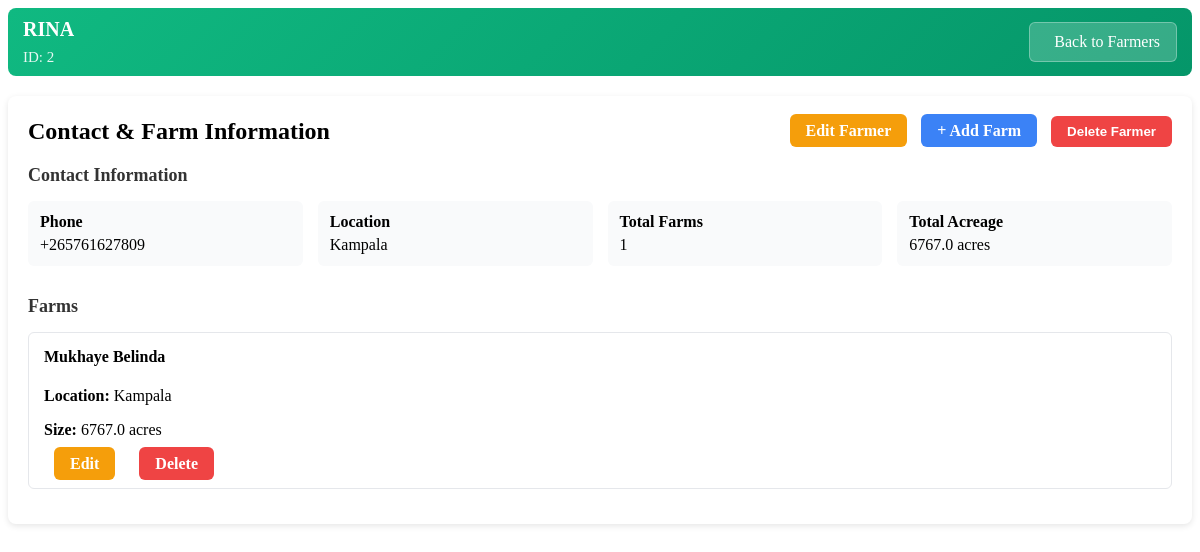
The page /farmer/2/ on the database its author committed.
### farmcore/models.py (models this page shows, shortened)
class Farmer(models.Model):
    name = models.CharField(max_length=255,blank=False, null=False, default="")
    phone = models.CharField(max_length=15, unique=True, blank=False, null=False)
    def total_farms(self):
        return self.farms.count()
    def total_acreage(self):
        return sum(farm.size_in_acres for farm in self.farms.all())

class Farm(models.Model):
    farmer = models.ForeignKey( Farmer, on_delete=models.CASCADE, related_name='farms')
    name = models.CharField( max_length=255, blank=False, null=False)
    size_in_acres = models.FloatField(max_length=100, blank=False, null=False)
    location = models.CharField( max_length=255,
        blank=False, null=False )

### farmcore/views.py (the view)
# urls.py: path("farmer/<int:pk>/", views.farmer_details, name="farmer_details"),
def farmer_details(request, pk):
    farmer = get_object_or_404(Farmer, id=pk)
    farms = farmer.farms.all()
    context = {
        'farmer': farmer,
        'farms': farms,
    }
    return render(request, 'view.html', context)

### farmcore/templates/view.html (shortened to what this page needs)
{% load static %}
{% block content %}
<div class="page-header">
    <div class="page-header-content">
        <h1>{{ farmer.name }}</h1>
        <p>ID: {{ farmer.id }}</p>
    </div>
    <a href="{% url 'farmer' %}" class="back-button">
     Back to Farmers
</a>
</div>
<div class="card">
    <div class="card-header">
        <div>
            <h2 class="card-title">Contact & Farm Information</h2>
        </div>
        <div class="button-group">
            <a href="{% url 'edit_farmer' farmer.id %}" class="btn btn-warning">Edit Farmer</a>
            <a href="{% url 'add_farm' farmer.id %}" class="btn btn-primary">+ Add Farm</a>
            <form method="POST" action="{% url 'delete_farmer' farmer.id %}" style="display: inline; margin: 0;"
                  onsubmit="return confirm('Are you sure you want to delete this farmer and all their farms?');">
                <button type="submit" class="btn btn-danger">Delete Farmer</button>
            </form>
        </div>
    </div>
    <h3 style="margin-bottom: 15px; font-size: 18px; color: #333;">Contact Information</h3>
    <div class="info-grid">
        <div class="info-item">
            <div class="info-label">Phone</div>
            <div class="info-value">{{ farmer.phone }}</div>
        </div>
        <div class="info-item">
            <div class="info-label">Location</div>
            <div class="info-value">{% if farmer.farms.first %}{{ farmer.farms.first.location }}{% else %}No location{% endif %}</div>
        </div>
        <div class="info-item">
            <div class="info-label">Total Farms</div>
            <div class="info-value">{{ farmer.total_farms }}</div>
        </div>
        <div class="info-item">
            <div class="info-label">Total Acreage</div>
            <div class="info-value">{{ farmer.total_acreage }} acres</div>
        </div>
    </div>
    <h3 style="margin: 30px 0 15px 0; font-size: 18px; color: #333;">Farms</h3>
    {% if farms %}
        {% for farm in farms %}
        <div class="farm-card">
            <h4>{{ farm.name }}</h4>
            <p><strong>Location:</strong> {{ farm.location }}</p>
            <p><strong>Size:</strong> {{ farm.size_in_acres }} acres</p>
            <div class="button-group">
                <a href="{% url 'edit_farm' farm.id %}" class="btn btn-warning">Edit</a>
                <a href="{% url 'delete_farm' farm.id %}" class="btn btn-danger">Delete</a>
            </div>
        </div>
        {% endfor %}
    {% else %}
        <div class="empty-state">
            <div class="empty-state-icon">🏡</div>
            <p>No farms registered yet for this farmer.</p>
            <a href="{% url 'add_farm' farmer.id %}" class="btn btn-primary">+ Add First Farm</a>
        </div>
    {% endif %}
</div>
{% endblock %}

### farmcore/templates/view.html (style rules this page uses)
.page-header { display: flex; justify-content: space-between; align-items: center; margin-bottom: 20px; padding: 10px 15px; background: linear-gradient(135deg, #10b981 0%, #059669 100%); border-radius: 8px; color: white; }
.page-header-content h1 { font-size: 20px; font-weight: 700; margin: 0 0 8px 0; }
.page-header-content p { margin: 0; opacity: 0.9; font-size: 15px; }
.back-button { display: inline-flex; align-items: center; gap: 8px; background: rgba(255, 255, 255, 0.2); color: white; padding: 10px 16px; border-radius: 6px; text-decoration: none; font-weight: 500; transition: all 0.3s; border: 1px solid rgba(255, 255, 255, 0.3); }
.card { background-color: white; border-radius: 8px; padding: 20px; margin-top: 20px; box-shadow: 0 2px 6px rgba(0,0,0,0.1); max-width: 1200px; margin-left: auto; margin-right: auto; }
.card-header { display: flex; justify-content: space-between; align-items: center; margin-bottom: 15px; }
.card-title { font-size: 24px; font-weight: 700; margin: 0; }
.button-group a, .button-group button { margin-left: 10px; padding: 8px 16px; border-radius: 6px; text-decoration: none; font-weight: 600; cursor: pointer; border: none; color: white; }
.btn-warning { background-color: #f59e0b; }
.btn-primary { background-color: #3b82f6; }
.btn-danger { background-color: #ef4444; }
.info-grid { display: grid; grid-template-columns: repeat(auto-fit, minmax(180px, 1fr)); gap: 15px; margin-bottom: 20px; }
.info-item { background: #f9fafb; padding: 12px; border-radius: 6px; }
.info-label { font-weight: 600; margin-bottom: 5px; }
.farm-card { border: 1px solid #e5e7eb; border-radius: 6px; padding: 15px; margin-bottom: 15px; background: #fff; }
.farm-card h4 { margin-top: 0; }
.farm-card .button-group a { margin-right: 10px; }

### rows shown on the page
Farmer: name "RINA", id "2", phone "+265761627809", farms.first.location "Kampala", total_farms "1", total_acreage "6767.0"
Farm: name "Mukhaye Belinda", location "Kampala", size_in_acres "6767.0"
